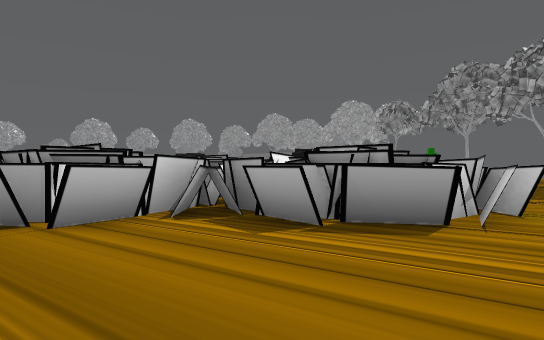
[1] (above)

24 first-person views from a walk through a scene from a Unity 3-D project. The camera is 0.59 m above the floor, looks level and sees 75° across. The floor is counted in squares, 1 m on a side. Each view is taken from the middle of a square. On the plan, view 1 faces up. The plan holds only what a view shows up to about 10 squares ahead; the rest is blank. The place goes on beyond the plan. The player is left out. Some surface patterns are stand-ins.

[2]
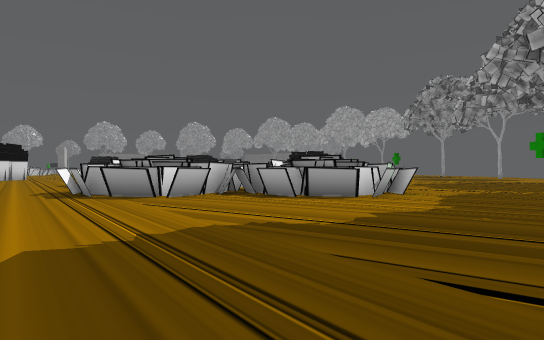

[3]
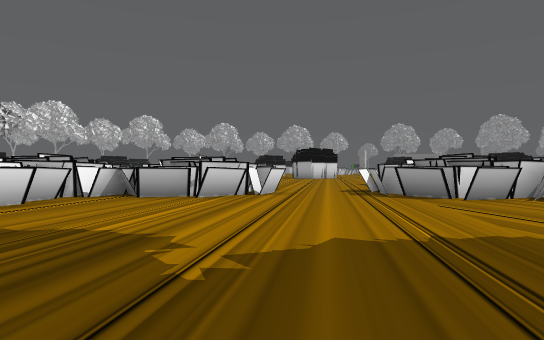

[4]
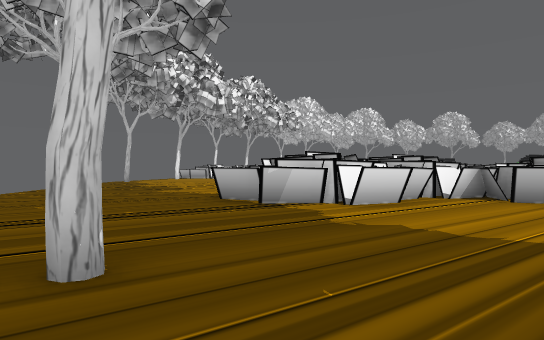

[5]
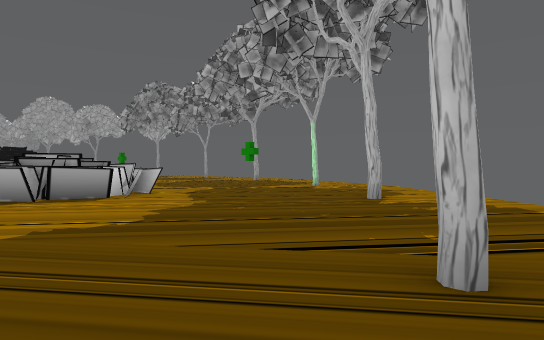

[6]
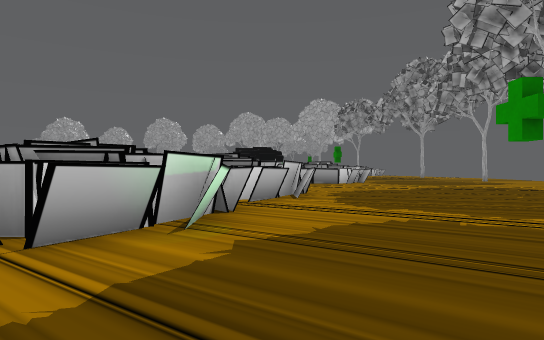

[7]
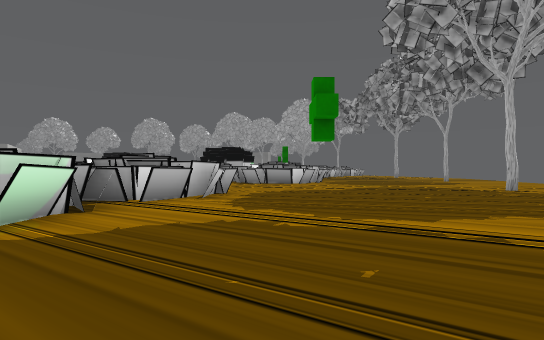

[8]
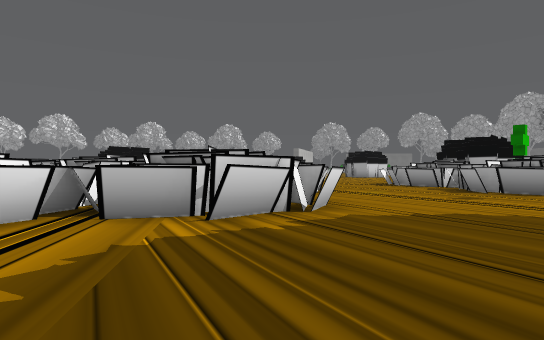

[9]
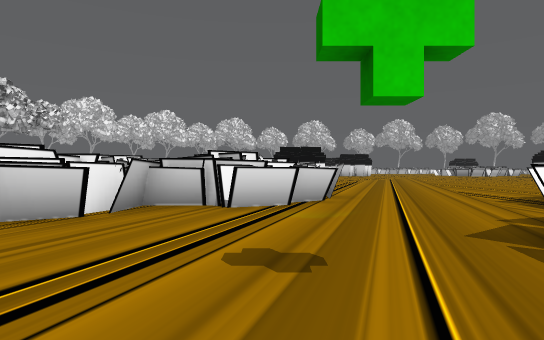

[10]
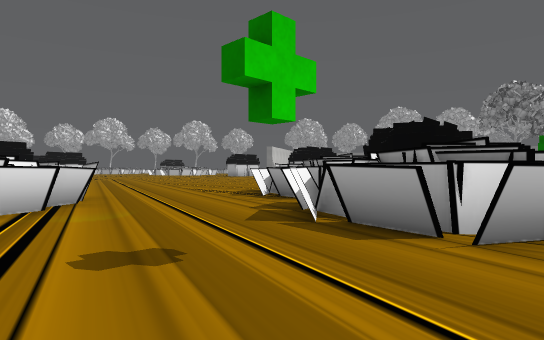

[11]
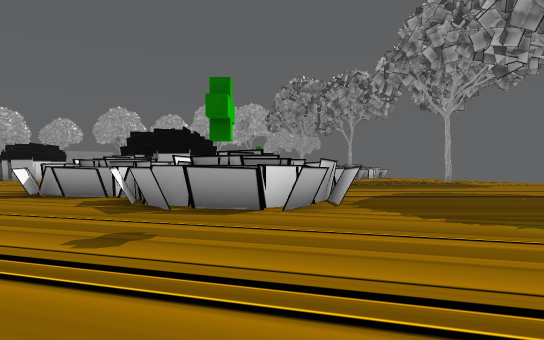

[12]
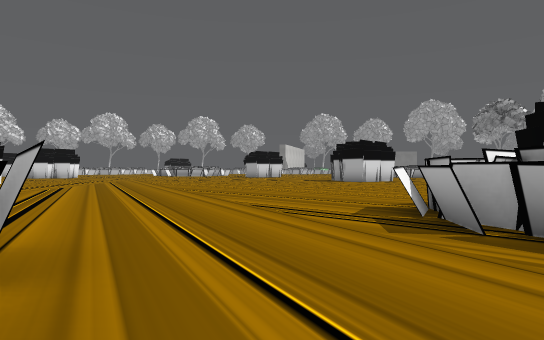

[13]
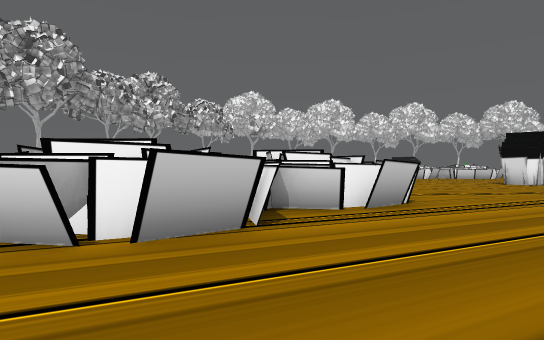

[14]
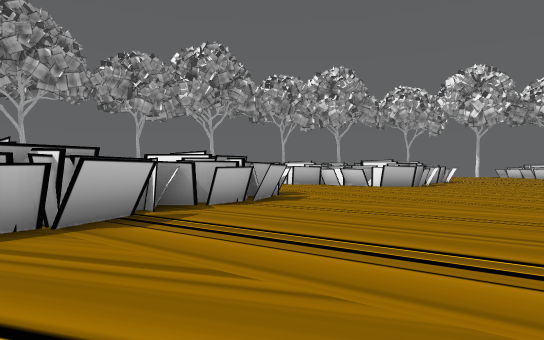

[15]
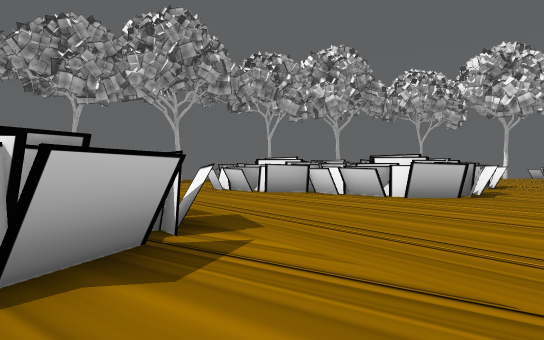

[16]
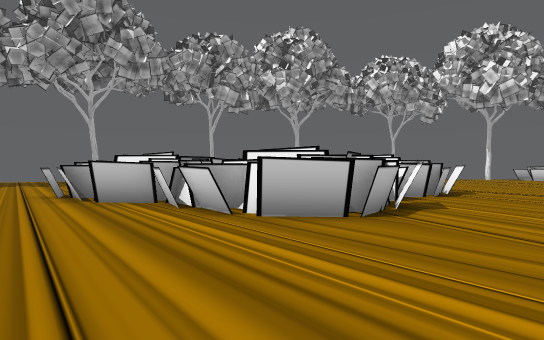

[17]
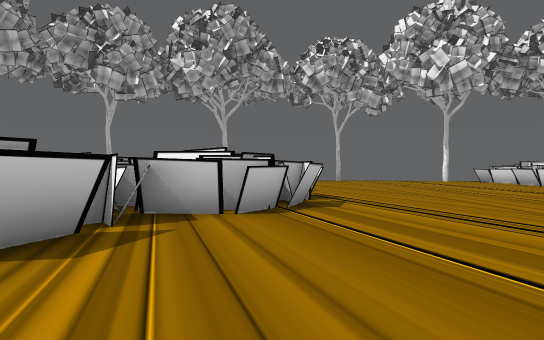

[18]
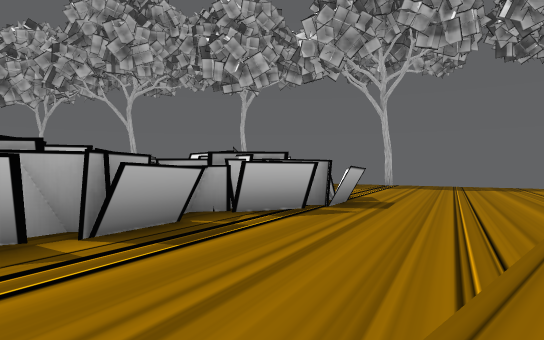

[19]
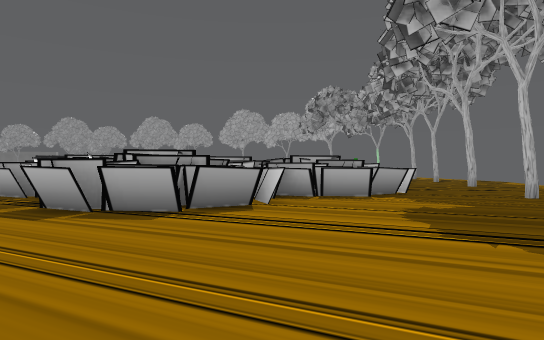

[20]
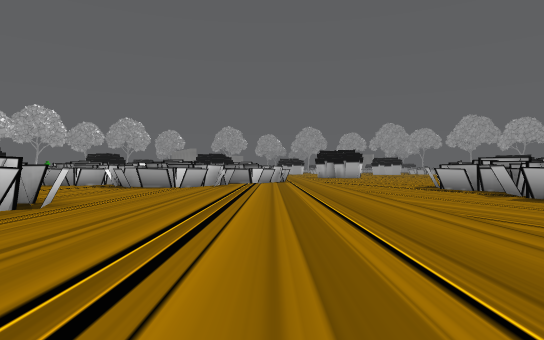

[21]
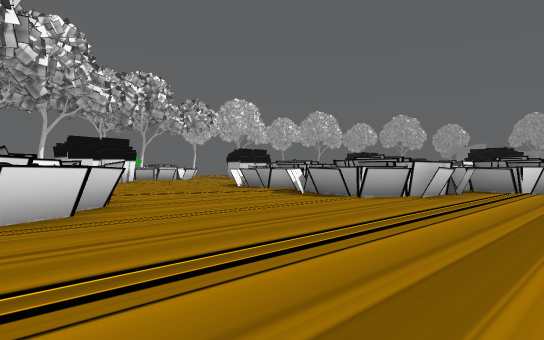

[22]
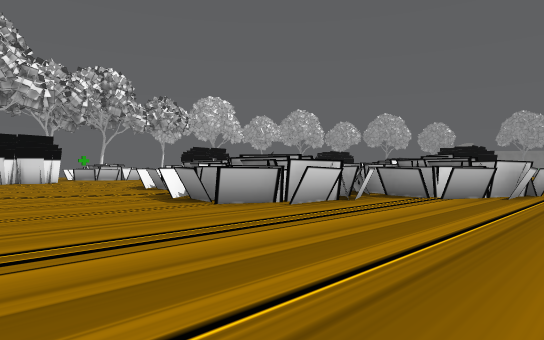

[23]
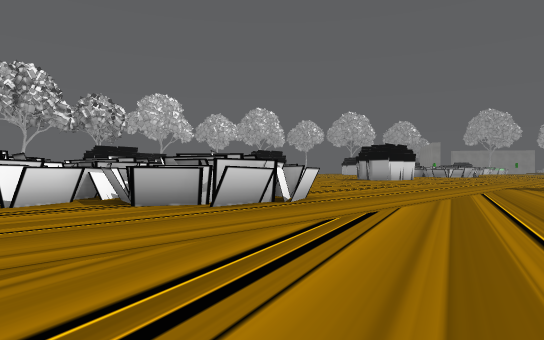

[24]
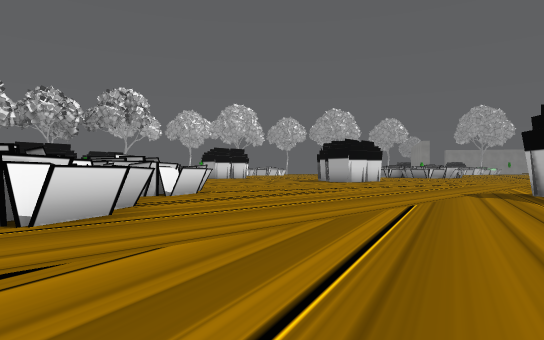

### Floor plan
Key: @ floor where view 1 was taken; # wall or solid block; . floor; O other object.
Columns run from 25 left of view 1 to 8 right of it. Each row starts with its distance up from view 1.
 23                       ....
 22                      .....
 21                     ......OOO
 20                    .......OOOO
 19                   .........OOOOO O
 18                  ............OOOOO
 17       ..O       .............OOOOO
 16      ...O      ...............OOO.
 15     ....O      ......OOOOOO.......
 14    ......      .....OOOOOOOO...O..
 13   .......     ......OOO  OOO......
 12 O........    ......OO      OO.....
 11  O.......    .....OOO     OOOO....
 10 OOO.......  ......OOOO OO OOOOO...
  9 OO O...... .......O    OO OOOOO...
  8   OOO..... ........     OOOOOO....
  7   OOOO.............     OOOOO.....
  6 OOOOO........OO.....OOOOOOOOO.....
  5 OOOOO.......OOOO....OOOOOOOOO.....
  4  OOO........OOOOOO...OOO.OOOO..O..
  3 OOO.........OOOOOOO...............
  2 OOO.......OOO  OOOOO.............
  1 OO.......OOOO  OOOOO..............
  0 .........OOOOOO OOO......@.....#..
 -1 .........OOO OOOOO...............
 -2 ..........OO  OO O..............
 -3 .........OOOOO OOOO.............
 -4 .........OOOOOOOOOO.........
 -5 O.........OOOOOOOOO......
 -6 O..........OO..OOO....#.
 -7 O......................
 -8 O.....................
 -9   ...............#..
-10    ...  .....   ...
-11     .

Positions as (right, up) in squares from view 1, and headings:
1: (0, 0), facing up
2: (0, -4), facing up
3: (0, -4), facing up-left
4: (-1, -5), facing left
5: (-1, -4), facing up-right
6: (4, 1), facing up
7: (6, 1), facing up
8: (8, 6), facing up-left
9: (8, 14), facing left
10: (8, 13), facing up-left
11: (7, 11), facing up
12: (3, 15), facing up-left
13: (2, 18), facing down-left
14: (-7, 18), facing down
15: (-8, 13), facing down
16: (-11, 10), facing down
17: (-15, 7), facing down
18: (-19, 1), facing down-right
19: (-17, -10), facing up-right
20: (-21, -11), facing up
21: (-20, -6), facing up-left
22: (-19, -3), facing up-left
23: (-16, 2), facing up-left
24: (-16, 6), facing up-left
